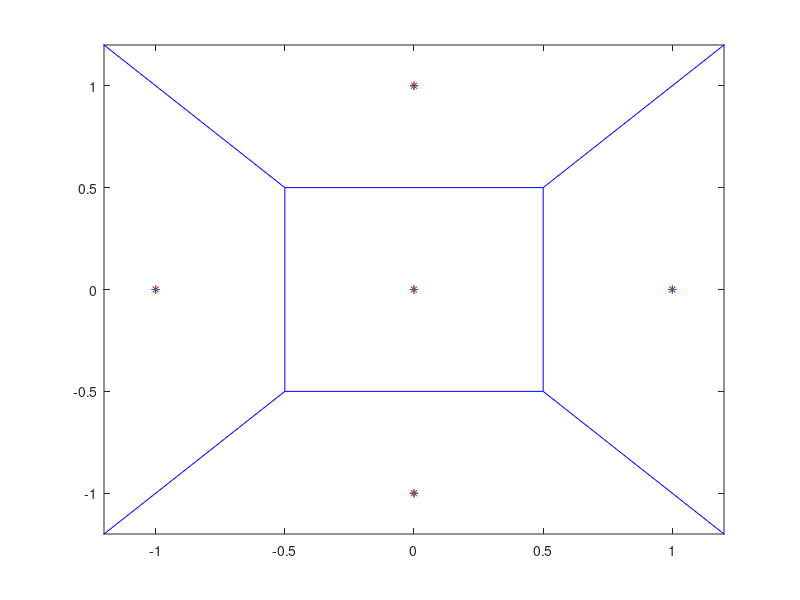

Write MATLAB code to recreate this figure. (Note: this script raises an error after producing the figure.)
p1 = [0,0;1,0;0,1;-1,0;0,-1];

plot(p1(:,1),p1(:,2),'r*');
hold on
voronoi(p1(:,1),p1(:,2));

[V,C] = voronoin(p1);

hasBS = zeros(length(p1),1);
BS = zeros(size(p1));

for i = 1:length(p1)
    if find(C{i,1}==1)
        continue
    end
    in = inpolygon(p3(:,1),p3(:,2),V(C{i,1},1),V(C{i,1},2));
    a = find(in==1);
    if isempty(a)
        continue
    end
    hasBS(i) = 1;    
    BS(i,:) = p3(a(1),:);
end
save BS
save hasBS

clear V C in a
plot(BS(:,1),BS(:,2),'go');

plot(r2byr1(hasCoop ~= 0),assistedRate(hasCoop~=0)./rate(hasCoop~=0),'ro');

plot(r2byr1(cellEdger ~= 0),assistedRate(cellEdger~=0)./rate(cellEdger~=0),'ro');


lambda = 1/2;
eps1 = @(psi,lambda) 2*((cos(psi)).^2)./(pi*(lambda+4*((cos(psi)).^2)));

a = integral(@(psi)eps1(psi,lambda),-pi/2,pi/2)
gamma = 3;
fz = @(z) (gamma*(z.^(gamma-1)))./((1+z.^gamma).^2);
b = integral(fz,2,Inf)

fz = @(x,y)fx(x).*fy(y);
integral2(fz,0,4,2,ymax)


